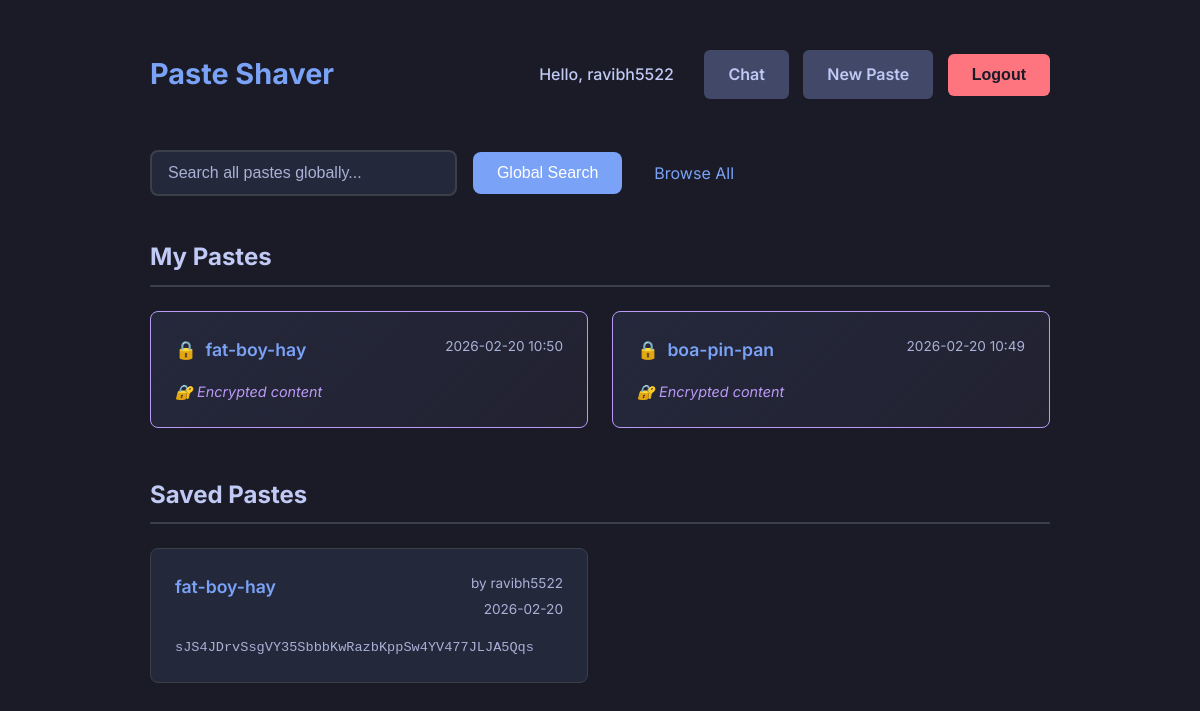
The app's page /dashboard (signed in) with its own data.
### app/database.py (models this page shows)
class User(Base):
    __tablename__ = "users"
    id = Column(Integer, primary_key=True, index=True)
    username = Column(String, unique=True, index=True)
    email = Column(String, unique=True, index=True)
    hashed_password = Column(String)
    created_at = Column(DateTime, default=datetime.datetime.utcnow)
    is_active = Column(Boolean, default=True)
    pastes = relationship("Paste", back_populates="owner")
    saved_pastes = relationship("SavedPaste", back_populates="user")
    groups = relationship("Group", secondary=group_members, back_populates="members")
    messages = relationship("Message", back_populates="sender")
    created_groups = relationship("Group", back_populates="creator")

class Paste(Base):
    __tablename__ = "pastes"
    id = Column(Integer, primary_key=True, index=True)
    slug = Column(String, unique=True, index=True)
    content = Column(Text, nullable=True)  # <-- CHANGED: Content can be empty
    filenames = Column(String, nullable=True) # <-- NEW: To store file names
    created_at = Column(DateTime, default=datetime.datetime.utcnow)
    user_id = Column(Integer, ForeignKey("users.id"), nullable=True)  # Optional for anonymous pastes
    is_private = Column(Boolean, default=False)  # Whether paste is PIN-protected
    pin_hash = Column(String, nullable=True)  # Hashed PIN for decryption
    encryption_salt = Column(String, nullable=True)  # Salt used for key derivation
    owner = relationship("User", back_populates="pastes")
    saved_by = relationship("SavedPaste", back_populates="paste")

class SavedPaste(Base):
    __tablename__ = "saved_pastes"
    id = Column(Integer, primary_key=True, index=True)
    user_id = Column(Integer, ForeignKey("users.id"))
    paste_id = Column(Integer, ForeignKey("pastes.id"))
    saved_at = Column(DateTime, default=datetime.datetime.utcnow)
    user = relationship("User", back_populates="saved_pastes")
    paste = relationship("Paste", back_populates="saved_by")

### app/main.py (the view)
@app.get("/dashboard", response_class=HTMLResponse)
def dashboard(
    request: Request,
    search: Optional[str] = None,
    db: Session = Depends(get_db),
    current_user = Depends(get_current_user_from_request)
):
    if not current_user:
        return RedirectResponse(url="/login", status_code=status.HTTP_303_SEE_OTHER)
    if search and search.strip():
        all_search_results = crud.search_all_pastes(db, search)
        user_pastes = crud.search_user_pastes(db, current_user.id, search)
        saved_pastes = crud.search_saved_pastes(db, current_user.id, search)
    else:
        all_search_results = []
        user_pastes = crud.get_user_pastes(db, current_user.id)
        saved_pastes = crud.get_user_saved_pastes(db, current_user.id)
    return templates.TemplateResponse("dashboard.html", {
        "request": request,
        "user": current_user,
        "user_pastes": user_pastes,
        "saved_pastes": saved_pastes,
        "all_search_results": all_search_results,
        "search_query": search or ""
    })

### app/templates/dashboard.html (shortened to what this page needs)
<!DOCTYPE html>
<html lang="en">
<head>
    <link rel="stylesheet" href="/static/style.css">
</head>
<body>
    <div class="container">
        <div class="header">
            <h1 class="logo"><a href="/">Paste Shaver</a></h1>
            <div class="actions">
                <span class="user-info">Hello, {{ user.username }}</span>
                <a href="/chat" class="button secondary">Chat</a>
                <a href="/" class="button secondary">New Paste</a>
                <form action="/logout" method="post" style="display: inline;" id="logoutForm">
                    <button type="submit" class="button logout">Logout</button>
                </form>
            </div>
        </div>
        <div class="search-section">
            <form method="get" action="/search" class="search-form">
                <div class="search-container">
                    <input
                        type="text"
                        name="q"
                        placeholder="Search all pastes globally..."
                        value="{{ search_query }}"
                        class="search-input"
                    >
                    <button type="submit" class="search-button">Global Search</button>
                    <a href="/search" class="browse-all">Browse All</a>
                </div>
            </form>
        </div>
        <div class="dashboard-content">
            <div class="dashboard-section">
                <h2>
                    {% if search_query %}
                        My Pastes - Search Results for "{{ search_query }}"
                    {% else %}
                        My Pastes
                    {% endif %}
                </h2>
                {% if user_pastes %}
                    <div class="paste-grid">
                        {% for paste in user_pastes %}
                        <div class="paste-card {% if paste.is_private %}private{% endif %}">
                            <div class="paste-header">
                                <a href="/{{ paste.slug }}" class="paste-title">
                                    {% if paste.is_private %}<span class="private-icon">🔒</span>{% endif %}
                                    {{ paste.slug }}
                                </a>
                                <span class="paste-date">{{ paste.created_at.strftime('%Y-%m-%d %H:%M') }}</span>
                            </div>
                            <div class="paste-preview">
                                {% if paste.is_private %}
                                    <div class="encrypted-notice">🔐 Encrypted content</div>
                                {% elif paste.content %}
                                    <pre>{{ paste.content[:100] }}{% if paste.content|length > 100 %}...{% endif %}</pre>
                                {% endif %}
                            </div>
                        </div>
                        {% endfor %}
                    </div>
                {% endif %}
            </div>
            <div class="dashboard-section">
                <h2>
                    {% if search_query %}
                        Saved Pastes - Search Results for "{{ search_query }}"
                    {% else %}
                        Saved Pastes
                    {% endif %}
                </h2>
                {% if saved_pastes %}
                    <div class="paste-grid">
                        {% for saved_paste in saved_pastes %}
                        {% set paste = saved_paste.paste %}
                        <div class="paste-card">
                            <div class="paste-header">
                                <a href="/{{ paste.slug }}" class="paste-title">{{ paste.slug }}</a>
                                <div class="paste-meta">
                                    {% if paste.owner %}
                                        <span class="paste-owner">by {{ paste.owner.username }}</span>
                                    {% else %}
                                        <span class="paste-owner">by Anonymous</span>
                                    {% endif %}
                                    <span class="paste-date">{{ paste.created_at.strftime('%Y-%m-%d') }}</span>
                                </div>
                            </div>
                            <div class="paste-preview">
                                {% if paste.content %}
                                    <pre>{{ paste.content[:100] }}{% if paste.content|length > 100 %}...{% endif %}</pre>
                                {% endif %}
                            </div>
                        </div>
                        {% endfor %}
                    </div>
                {% endif %}
            </div>
        </div>
    </div>
</body>
</html>

### app/static/style.css (style rules this page uses)
:root { --bg-dark: #1a1b26; --bg-med: #24283b; --bg-light: #414868; --fg: #c0caf5; --fg-dim: #a9b1d6; --accent-blue: #7aa2f7; --accent-green: #9ece6a; --accent-purple: #bb9af7; --border-color: #3b4048; --font-sans: 'Inter', sans-serif; --font-mono: 'Fira Code', monospace; --text-primary: #c0caf5; --text-secondary: #a9b1d6; --surface-color: #24283b; }
body { background-color: var(--bg-dark); color: var(--fg); font-family: var(--font-sans); margin: 0; padding: 2rem 1rem; line-height: 1.6; }
.container { max-width: 900px; margin: 0 auto; }
.header { display: flex; justify-content: space-between; align-items: center; margin-bottom: 2rem; flex-wrap: wrap; gap: 1rem; }
.logo a, .logo { color: var(--accent-blue); text-decoration: none; font-size: 1.8rem; font-weight: 700; }
.actions .button { margin-left: 10px; }
h2 { color: var(--accent-green); border-bottom: 2px solid var(--border-color); padding-bottom: 0.5rem; margin-top: 2.5rem; margin-bottom: 1.5rem; }
.button, button { background-color: var(--accent-blue); color: var(--bg-dark); border: none; padding: 0.75rem 1.5rem; font-size: 1rem; font-weight: 600; cursor: pointer; border-radius: 6px; text-decoration: none; text-align: center; transition: background-color 0.2s ease, transform 0.2s ease; display: inline-block; }
.button.secondary { background-color: var(--bg-light); color: var(--fg); }
form { display: flex; flex-direction: column; }

### app/templates/dashboard.html (style rules this page uses)
.dashboard-content { margin-top: 2rem; }
.search-section { margin: 2rem 0; }
.search-form { width: 100%; }
.search-container { display: flex; gap: 1rem; align-items: center; max-width: 600px; }
.search-input { flex: 1; padding: 0.75rem 1rem; border: 2px solid var(--border-color); border-radius: 8px; background: var(--surface-color); color: var(--text-primary); font-size: 1rem; transition: border-color 0.2s ease; }
.search-input::placeholder { color: var(--text-secondary); }
.search-button { padding: 0.75rem 1.5rem; background: var(--accent-blue); color: white; border: none; border-radius: 8px; font-size: 1rem; font-weight: 500; cursor: pointer; transition: background-color 0.2s ease; }
.browse-all { color: var(--accent-blue); text-decoration: none; padding: 0.75rem 1rem; border-radius: 6px; transition: background-color 0.2s ease; white-space: nowrap; }
.dashboard-section { margin-bottom: 3rem; }
.dashboard-section h2 { color: var(--text-primary); margin-bottom: 1.5rem; border-bottom: 2px solid var(--border-color); padding-bottom: 0.5rem; }
.paste-grid { display: grid; grid-template-columns: repeat(auto-fill, minmax(300px, 1fr)); gap: 1.5rem; }
.paste-card { background: var(--surface-color); border: 1px solid var(--border-color); border-radius: 8px; padding: 1.5rem; transition: transform 0.2s ease, box-shadow 0.2s ease; }
.paste-header { display: flex; justify-content: space-between; align-items: flex-start; margin-bottom: 1rem; }
.paste-title { color: var(--accent-blue); text-decoration: none; font-weight: 600; font-size: 1.1rem; }
.paste-date { color: var(--text-secondary); font-size: 0.85rem; }
.paste-meta { display: flex; flex-direction: column; align-items: flex-end; gap: 0.25rem; }
.paste-owner { color: var(--text-secondary); font-size: 0.85rem; }
.paste-preview { color: var(--text-secondary); }
.paste-preview pre { font-size: 0.85rem; margin: 0; white-space: pre-wrap; word-break: break-word; }
.paste-card.private { border-color: var(--accent-purple); background: linear-gradient(135deg, var(--surface-color) 0%, rgba(187, 154, 247, 0.05) 100%); }
.private-icon { margin-right: 0.25rem; }
.encrypted-notice { color: var(--accent-purple); font-style: italic; font-size: 0.9rem; }
.user-info { color: var(--text-primary); margin-right: 1rem; font-weight: 500; }
.logout { background: #ff757f !important; border-color: #ff757f !important; }

### records on screen
User: username "ravibh5522", owner.username "ravibh5522"
Paste: slug "fat-boy-hay", created_at "2026-02-20 10:50", is_private "🔐 Encrypted content", created_at "2026-02-20", content "sJS4JDrvSsgVY35SbbbKwRazbKppSw4YV477JLJA5Qqs"
Paste: slug "boa-pin-pan", created_at "2026-02-20 10:49", is_private "🔐 Encrypted content"
